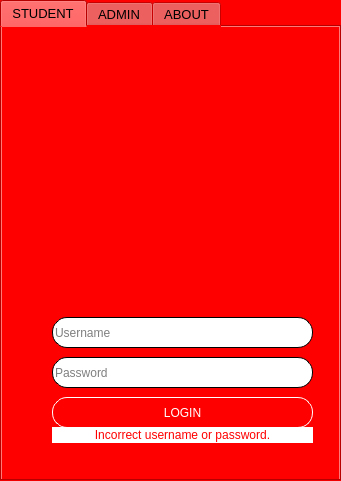
<?xml version="1.0" encoding="UTF-8"?>
<ui version="4.0">
 <class>LoginWindow</class>
 <widget class="QDialog" name="LoginWindow">
  <property name="geometry">
   <rect>
    <x>0</x>
    <y>0</y>
    <width>341</width>
    <height>481</height>
   </rect>
  </property>
  <property name="windowTitle">
   <string>Cardinal Login</string>
  </property>
  <property name="windowIcon">
   <iconset>
    <normaloff>CardinalAIDSicon.jpg</normaloff>CardinalAIDSicon.jpg</iconset>
  </property>
  <property name="styleSheet">
   <string notr="true">QWidget {
	background: red;
}</string>
  </property>
  <widget class="QWidget" name="centralwidget" native="true">
   <property name="geometry">
    <rect>
     <x>0</x>
     <y>0</y>
     <width>341</width>
     <height>481</height>
    </rect>
   </property>
   <widget class="QTabWidget" name="tabWidget">
    <property name="geometry">
     <rect>
      <x>0</x>
      <y>0</y>
      <width>341</width>
      <height>481</height>
     </rect>
    </property>
    <property name="font">
     <font>
      <family>Segoe UI</family>
      <pointsize>10</pointsize>
      <weight>50</weight>
      <italic>false</italic>
      <bold>false</bold>
     </font>
    </property>
    <property name="styleSheet">
     <string notr="true">QTabWidget{
	/*font: 10pt &quot;Segoe UI&quot;;*/
	background: rgb(255, 255, 255);
}

QTabWidget::pane { /* The tab widget frame */
    border-top: 10px solid yellow;
    position: absolute;
}
QTabWidget&gt;QWidget&gt;QWidget{background: white;}

QTabBar::tab {
	background-color: red;
	font:10pt &quot;Segoe UI&quot; ; 
}
QTabWidget::tab-bar {
    alignment: right;
	border: 2px solid red;
    border-bottom-color: yellow; /* same as the pane color */
    border-top-left-radius: 4px;
    border-top-right-radius: 4px;
    min-width: 10px;
    padding: 10px;
}
QTabBar::tab:hover {
    background: red;
	font: black;
}
QTabBar::tab:selected {
	background: yellow;
	color: black;
}
QTabBar::tab:!selected {
	background: red;
	color: white;
}</string>
    </property>
    <property name="tabPosition">
     <enum>QTabWidget::North</enum>
    </property>
    <property name="tabShape">
     <enum>QTabWidget::Rounded</enum>
    </property>
    <property name="currentIndex">
     <number>0</number>
    </property>
    <property name="elideMode">
     <enum>Qt::ElideNone</enum>
    </property>
    <property name="movable">
     <bool>false</bool>
    </property>
    <widget class="QWidget" name="loginTab">
     <attribute name="title">
      <string>STUDENT</string>
     </attribute>
     <widget class="QPushButton" name="loginBtn">
      <property name="geometry">
       <rect>
        <x>50</x>
        <y>370</y>
        <width>261</width>
        <height>31</height>
       </rect>
      </property>
      <property name="styleSheet">
       <string notr="true">QPushButton {
	color: white;
	font: 10pt &quot;Segoe UI&quot;;
    border: 1px solid white;
    border-radius: 15px;
    background-color: red;
    min-width: 80px;
}
QPushButton:hover {
	color: white;
	font: 10pt &quot;Segoe UI&quot;;
    text-decoration: underline;
    border: 1px solid white;
    border-radius: 15px;
    background-color: red;
    min-width: 80px;
}
QPushButton:pressed {
	color: red;
	font: Bold 10pt &quot;Segoe UI&quot;;
    border: 1px solid red;
    border-radius: 15px;
    background-color: white;
    min-width: 80px;
}
QPushButton::focus{
	color: white;
	font: 10pt &quot;Segoe UI&quot;;
    text-decoration: underline;
    border: 1px solid white;
    border-radius: 15px;
    background-color: red;
    min-width: 80px;
}</string>
      </property>
      <property name="text">
       <string>LOGIN</string>
      </property>
      <property name="checkable">
       <bool>false</bool>
      </property>
      <property name="autoDefault">
       <bool>true</bool>
      </property>
     </widget>
     <widget class="QLabel" name="logo">
      <property name="geometry">
       <rect>
        <x>35</x>
        <y>10</y>
        <width>281</width>
        <height>271</height>
       </rect>
      </property>
      <property name="text">
       <string/>
      </property>
      <property name="textFormat">
       <enum>Qt::RichText</enum>
      </property>
      <property name="pixmap">
       <pixmap>CardinalAIDS-full.jpg</pixmap>
      </property>
      <property name="scaledContents">
       <bool>true</bool>
      </property>
     </widget>
     <widget class="QLineEdit" name="userText">
      <property name="geometry">
       <rect>
        <x>50</x>
        <y>290</y>
        <width>261</width>
        <height>31</height>
       </rect>
      </property>
      <property name="styleSheet">
       <string notr="true">QLineEdit{
	border-radius: 15px;
	border: 1px solid black;
	font: 10pt &quot;Segoe UI&quot;;
	background-color: white;
}</string>
      </property>
      <property name="placeholderText">
       <string>Username</string>
      </property>
     </widget>
     <widget class="QLineEdit" name="passText">
      <property name="geometry">
       <rect>
        <x>50</x>
        <y>330</y>
        <width>261</width>
        <height>31</height>
       </rect>
      </property>
      <property name="styleSheet">
       <string notr="true">QLineEdit{
	border-radius: 15px;
	border: 1px solid black;
	font: 10pt &quot;Segoe UI&quot;;
	background-color: white;
}</string>
      </property>
      <property name="placeholderText">
       <string>Password</string>
      </property>
     </widget>
     <widget class="QLabel" name="incorrrectLbl">
      <property name="geometry">
       <rect>
        <x>50</x>
        <y>400</y>
        <width>261</width>
        <height>16</height>
       </rect>
      </property>
      <property name="styleSheet">
       <string notr="true">QLabel{
	background: white;
	color: red;
}</string>
      </property>
      <property name="text">
       <string>Incorrect username or password.</string>
      </property>
      <property name="alignment">
       <set>Qt::AlignCenter</set>
      </property>
     </widget>
    </widget>
    <widget class="QWidget" name="adminTab">
     <attribute name="title">
      <string>ADMIN</string>
     </attribute>
     <widget class="QPushButton" name="loginAdBtn">
      <property name="geometry">
       <rect>
        <x>50</x>
        <y>370</y>
        <width>261</width>
        <height>31</height>
       </rect>
      </property>
      <property name="styleSheet">
       <string notr="true">QPushButton {
	color: white;
	font: 10pt &quot;Segoe UI&quot;;
    border: 1px solid white;
    border-radius: 15px;
    background-color: red;
    min-width: 80px;
}
QPushButton:hover {
	color: white;
	font: 10pt &quot;Segoe UI&quot;;
    text-decoration: underline;
    border: 1px solid white;
    border-radius: 15px;
    background-color: red;
    min-width: 80px;
}
QPushButton:pressed {
	color: red;
	font: Bold 10pt &quot;Segoe UI&quot;;
    border: 1px solid red;
    border-radius: 15px;
    background-color: white;
    min-width: 80px;
}
QPushButton::focus{
	color: white;
	font: 10pt &quot;Segoe UI&quot;;
    text-decoration: underline;
    border: 1px solid white;
    border-radius: 15px;
    background-color: red;
    min-width: 80px;
}</string>
      </property>
      <property name="text">
       <string>LOGIN</string>
      </property>
      <property name="checkable">
       <bool>false</bool>
      </property>
      <property name="autoDefault">
       <bool>true</bool>
      </property>
     </widget>
     <widget class="QLabel" name="logoAdmin">
      <property name="geometry">
       <rect>
        <x>35</x>
        <y>10</y>
        <width>281</width>
        <height>271</height>
       </rect>
      </property>
      <property name="text">
       <string/>
      </property>
      <property name="textFormat">
       <enum>Qt::RichText</enum>
      </property>
      <property name="pixmap">
       <pixmap>CardinalAIDS-full.jpg</pixmap>
      </property>
      <property name="scaledContents">
       <bool>true</bool>
      </property>
     </widget>
     <widget class="QLineEdit" name="userAdText">
      <property name="geometry">
       <rect>
        <x>50</x>
        <y>290</y>
        <width>261</width>
        <height>31</height>
       </rect>
      </property>
      <property name="styleSheet">
       <string notr="true">QLineEdit{
	border-radius: 15px;
	border: 1px solid black;
	font: 10pt &quot;Segoe UI&quot;;
	background-color: white;
}</string>
      </property>
      <property name="placeholderText">
       <string>Admin Username</string>
      </property>
     </widget>
     <widget class="QLineEdit" name="passAdText">
      <property name="geometry">
       <rect>
        <x>50</x>
        <y>330</y>
        <width>261</width>
        <height>31</height>
       </rect>
      </property>
      <property name="styleSheet">
       <string notr="true">QLineEdit{
	border-radius: 15px;
	border: 1px solid black;
	font: 10pt &quot;Segoe UI&quot;;
	background-color: white;
}</string>
      </property>
      <property name="placeholderText">
       <string>Admin Password</string>
      </property>
     </widget>
     <widget class="QLabel" name="incorrrecAdmLbl">
      <property name="geometry">
       <rect>
        <x>50</x>
        <y>400</y>
        <width>261</width>
        <height>16</height>
       </rect>
      </property>
      <property name="styleSheet">
       <string notr="true">QLabel{
	background: white;
	color: red;
}</string>
      </property>
      <property name="text">
       <string>Incorrect username or password.</string>
      </property>
      <property name="alignment">
       <set>Qt::AlignCenter</set>
      </property>
     </widget>
    </widget>
    <widget class="QWidget" name="aboutTab">
     <attribute name="title">
      <string>ABOUT</string>
     </attribute>
     <widget class="QLabel" name="logo_3">
      <property name="geometry">
       <rect>
        <x>90</x>
        <y>80</y>
        <width>161</width>
        <height>171</height>
       </rect>
      </property>
      <property name="text">
       <string/>
      </property>
      <property name="textFormat">
       <enum>Qt::RichText</enum>
      </property>
      <property name="pixmap">
       <pixmap>CardinalAIDS-full.jpg</pixmap>
      </property>
      <property name="scaledContents">
       <bool>true</bool>
      </property>
     </widget>
     <widget class="QLabel" name="oldPW">
      <property name="geometry">
       <rect>
        <x>60</x>
        <y>280</y>
        <width>221</width>
        <height>91</height>
       </rect>
      </property>
      <property name="styleSheet">
       <string notr="true">QLabel{
	color: black;
	font: 8pt &quot;Segoe UI&quot;;
	background:white;
}</string>
      </property>
      <property name="text">
       <string>CardinalAIDS+ is a student information
chat bot designed for Mapúa.

Project Collaborators:
CPE-106L B1 Group09
CPE-106L B2 Group04</string>
      </property>
      <property name="alignment">
       <set>Qt::AlignCenter</set>
      </property>
     </widget>
    </widget>
   </widget>
  </widget>
 </widget>
 <tabstops>
  <tabstop>userText</tabstop>
  <tabstop>passText</tabstop>
  <tabstop>loginBtn</tabstop>
  <tabstop>userAdText</tabstop>
  <tabstop>passAdText</tabstop>
  <tabstop>loginAdBtn</tabstop>
  <tabstop>tabWidget</tabstop>
 </tabstops>
 <resources/>
 <connections/>
</ui>
